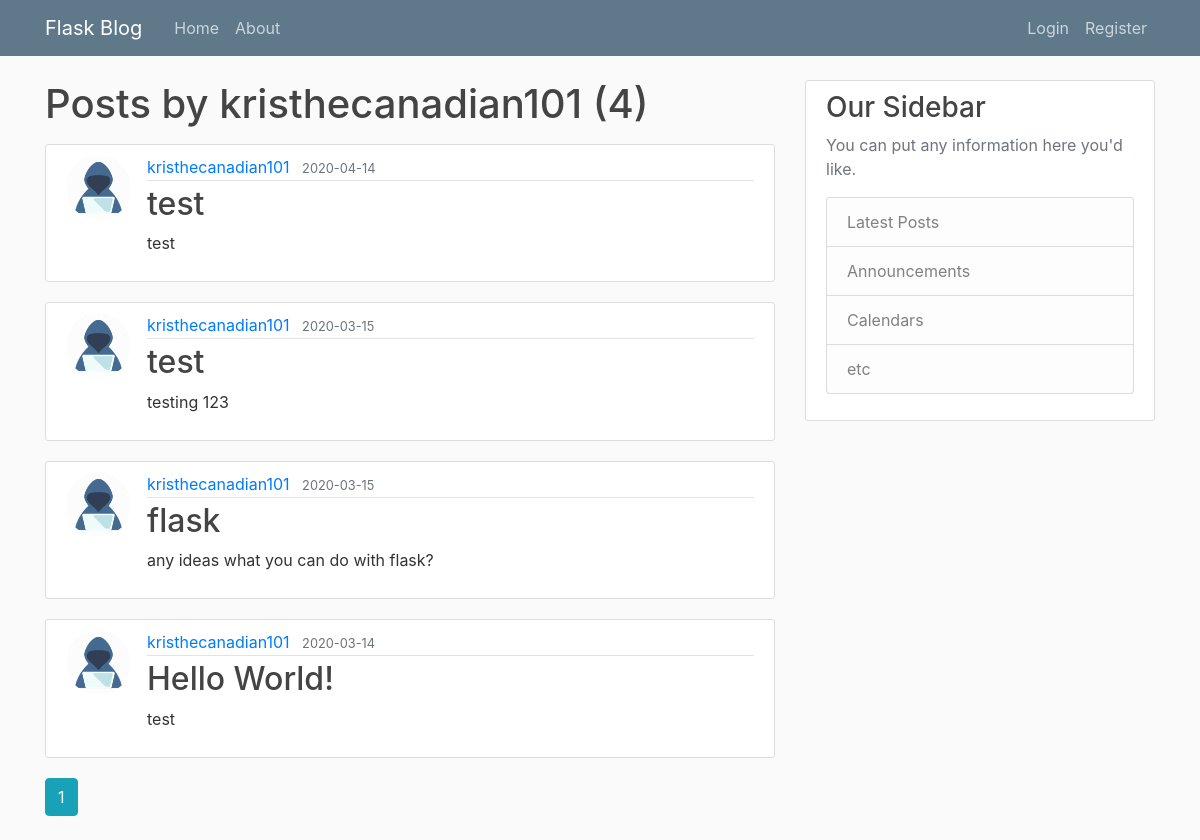
Page /user/kristhecanadian101 on the committed database.
### app/models.py (models this page shows, shortened)
class User(db.Model, UserMixin):
    id = db.Column(db.Integer, primary_key=True)
    username = db.Column(db.String(20), unique=True, nullable=False)
    email = db.Column(db.String(120), unique=True, nullable=False)
    image_file = db.Column(db.String(20), nullable=False, default='userimage.png')
    password = db.Column(db.String(60), nullable=False)
    posts = db.relationship('Post', backref='author', lazy=True)

class Post(db.Model):
    id = db.Column(db.Integer, primary_key=True)
    title = db.Column(db.String(100), nullable=False)
    date_posted = db.Column(db.DateTime, nullable=False, default=datetime.utcnow)
    content = db.Column(db.Text, nullable=False)
    user_id = db.Column(db.Integer, db.ForeignKey('user.id'), nullable=False)

### app/users/routes.py (the view)
@users.route('/user/<string:username>')
def user_posts(username):
    page = request.args.get('page', 1, type=int)
    user = User.query.filter_by(username=username).first_or_404()
    posts = Post.query.filter_by(author=user).order_by(Post.date_posted.desc()).paginate(page=page, per_page=6)
    return render_template('user_posts.html', posts=posts, user=username)

### app/templates/user_posts.html (shortened to what this page needs)
{% extends 'base.html' %}
{% block content %}
    <h1 class="mb-3">Posts by {{ user }} ({{ posts.total }})</h1>
    {% for post in posts.items %}
        <article class="media content-section">
            <img class="rounded-circle article-img"
                 src="{{ url_for('static', filename='profile_pics/' + post.author.image_file) }}" alt="profile picture">
            <div class="media-body">
                <div class="article-metadata">
                    <a class="mr-2" href="{{ url_for('users.user_posts', username=post.author.username) }}">{{ post.author.username }}</a>
                    <small class="text-muted">{{ post.date_posted.strftime('%Y-%m-%d') }}</small>
                </div>
                <h2><a class="article-title" href="{{ url_for('posts.post', post_id=post.id) }}">{{ post.title }}</a></h2>
                <p class="article-content">{{ post.content }}</p>
            </div>
        </article>
    {% endfor %}
    {% for page_num in posts.iter_pages(left_edge=1, right_edge=1, left_current=1, right_current=2) %}
        {% if page_num %}
            {% if posts.page == page_num %}
                <a class="btn btn-info mb-4" href="{{ url_for('users.user_posts', username=user.username, page=page_num) }}">{{ page_num }}</a>
            {% else %}
                <a class="btn btn-outline-info mb-4" href="{{ url_for('users.user_posts', page=page_num) }}">{{ page_num }}</a>
            {% endif %}
        {% endif %}
    {% endfor %}
{% endblock %}

### app/static/main.css (style rules this page uses)
body { background: #fafafa; color: #333333; margin-top: 5rem; }
h1, h2, h3, h4, h5, h6 { color: #444444; }
.content-section { background: #ffffff; padding: 10px 20px; border: 1px solid #dddddd; border-radius: 3px; margin-bottom: 20px; }
.article-title { color: #444444; }
.article-content { white-space: pre-line; }
.article-img { height: 65px; width: 65px; margin-right: 16px; }
.article-metadata { padding-bottom: 1px; margin-bottom: 4px; border-bottom: 1px solid #e3e3e3 }

### rows in the picture
User: username "kristhecanadian101"
Post: image_file (picture), author.username "kristhecanadian101", date_posted "2020-04-14", title "test", content "test"
Post: image_file (picture), author.username "kristhecanadian101", date_posted "2020-03-15", title "test", content "testing 123"
Post: image_file (picture), author.username "kristhecanadian101", date_posted "2020-03-15", title "flask", content "any ideas what you can do with flask?"
Post: image_file (picture), author.username "kristhecanadian101", date_posted "2020-03-14", title "Hello World!", content "test"

### other values in the picture
{{ posts.total }} "4"
{{ page_num }} "1"
